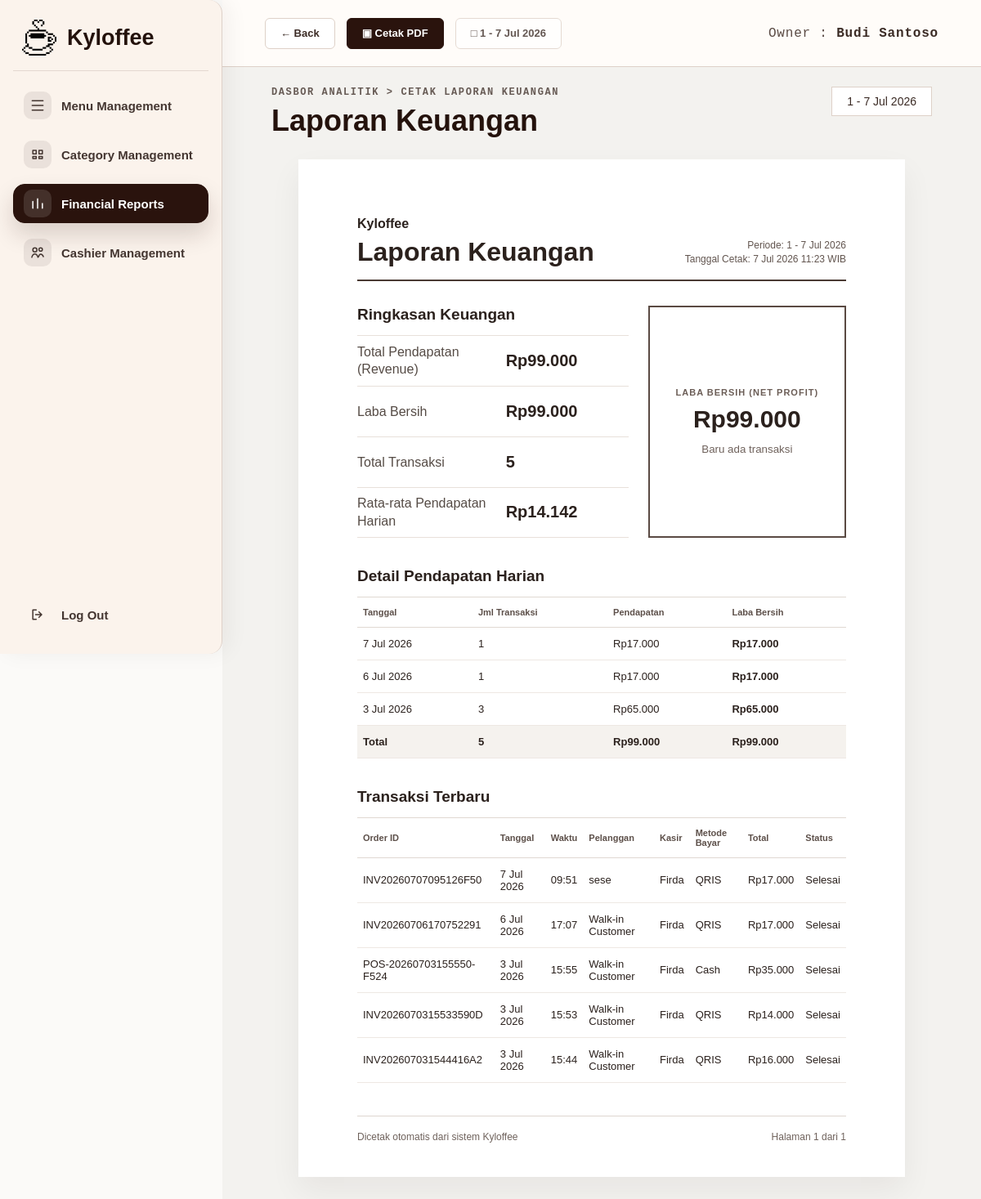
The page /owner/reports/print (signed in) on the database its author committed.
### tables this page shows
CREATE TABLE users (
                id INTEGER PRIMARY KEY AUTOINCREMENT,
                full_name TEXT NOT NULL,
                email TEXT UNIQUE NOT NULL,
                password_hash TEXT NOT NULL,
                role TEXT NOT NULL,
                created_at TIMESTAMP DEFAULT CURRENT_TIMESTAMP
            , staff_phone TEXT, staff_position TEXT DEFAULT 'Staff', joined_date TEXT, staff_status TEXT DEFAULT 'Aktif', is_active INTEGER NOT NULL DEFAULT 1, owner_id INTEGER);

CREATE TABLE pos_transactions (
                id INTEGER PRIMARY KEY AUTOINCREMENT,
                order_code TEXT NOT NULL UNIQUE,
                transaction_date TEXT NOT NULL,
                transaction_time TEXT NOT NULL,
                customer_name TEXT DEFAULT 'Walk-in Customer',
                payment_method TEXT DEFAULT 'Tunai',
                subtotal_amount INTEGER NOT NULL DEFAULT 0,
                discount_amount INTEGER NOT NULL DEFAULT 0,
                tax_amount INTEGER NOT NULL DEFAULT 0,
                operational_cost INTEGER NOT NULL DEFAULT 0,
                total_amount INTEGER NOT NULL DEFAULT 0,
                item_count INTEGER NOT NULL DEFAULT 0,
                status TEXT NOT NULL DEFAULT 'Selesai',
                staff_id INTEGER,
                created_at TIMESTAMP DEFAULT CURRENT_TIMESTAMP
            , owner_id INTEGER);

### app.py (the view)
@app.route("/owner/reports/print")
@owner_required
def owner_reports_print():
    return render_template(
        "owner_financial_report_print.html",
        owner_name=get_owner_name(),
        active_page="reports",
        report=build_financial_report(request.args),
    )

### app.py (called while the page is built, shortened)
def get_db():
    global REMOTE_DB_FAILED
    if "db" not in g:
        should_try_mysql = DB_USE_MYSQL and not (REMOTE_DB_FAILED and DB_FALLBACK_SQLITE)
        sqlite_conn = sqlite3.connect(DATABASE)
        sqlite_conn.row_factory = sqlite3.Row
        g.db = DatabaseConnection(sqlite_conn, is_mysql=False)
    return g.db

def execute_script_commit(script):
    db = get_db()
    try:
        db.executescript(script)
        db.commit()
        app.logger.debug("DB script commit successful.")
    except Exception:
        db.rollback()
        app.logger.exception("DB schema change failed and rollback executed.")
        raise

def fetch_all_dict(cursor):
    rows = cursor.fetchall()
    if not rows:
        return []
    if isinstance(rows[0], dict):
        return rows
    columns = [col[0] for col in cursor.description]
    return [dict(zip(columns, row)) for row in rows]

def row_to_dict(row):
    if row is None:
        return {}
    if isinstance(row, dict):
        return row
    return dict(row)

def normalize_role_value(role):
    role_key = str(role or "").strip().lower()
    if role_key in CASHIER_ROLE_ALIASES:
        return CASHIER_ROLE
    return role_key

def ensure_pos_transactions_columns():
    db = get_db()
    if db.is_mysql:
        cursor = db.execute("SHOW COLUMNS FROM pos_transactions")
        columns = {row[0] for row in cursor.fetchall()}
        if "owner_id" not in columns:
            execute_commit("ALTER TABLE pos_transactions ADD COLUMN owner_id BIGINT NULL")
    else:
        cursor = db.execute("PRAGMA table_info(pos_transactions)")
        columns = {row[1] for row in cursor.fetchall()}
        if "owner_id" not in columns:
            execute_commit("ALTER TABLE pos_transactions ADD COLUMN owner_id INTEGER")

def get_owner_name():
    return (
        session.get("full_name")
        or session.get("name")
        or session.get("username")
        or "Owner"
    )

def format_report_datetime(value):
    return f"{format_short_date(value.date())} {value:%H:%M} WIB"

def format_currency(amount):
    return f"Rp{int(amount or 0):,}".replace(",", ".")

def format_short_date(value):
    month_names = ["Jan", "Feb", "Mar", "Apr", "Mei", "Jun", "Jul", "Agu", "Sep", "Okt", "Nov", "Des"]
    return f"{value.day} {month_names[value.month - 1]} {value.year}"

def parse_report_date(value):
    if not value:
        return None
    try:
        return datetime.strptime(value, "%Y-%m-%d").date()
    except ValueError:
        return None

### templates/owner_financial_report_print.html (shortened to what this page needs)
<!DOCTYPE html>
<html lang="id">
<head>
    <link rel="stylesheet" href="{{ url_for('static', filename='css/owner_shell.css') }}">
    <link rel="stylesheet" href="{{ url_for('static', filename='css/owner_menu.css') }}">
</head>
<body>
    <div class="owner-page owner-page--report-print">
        {% include 'partials/owner_sidebar.html' %}
        <main class="owner-main">
            <header class="owner-topbar owner-topbar--spread no-print">
                <div class="topbar-actions">
                    <a
                        href="{{ url_for('owner_reports', date_from=report.date_from, date_to=report.date_to) }}"
                        class="topbar-button topbar-button--light"
                    >
                        &larr; Back
                    </a>
                    <button type="button" onclick="window.print()" class="topbar-button topbar-button--dark">&#9635; Cetak PDF</button>
                    <button type="button" class="topbar-button topbar-button--light" disabled>&#9633; {{ report.calendar_label }}</button>
                </div>
                <div class="owner-identity">Owner : <strong>{{ owner_name }}</strong></div>
            </header>
            <section class="owner-content report-content">
                <div class="report-heading-row no-print">
                    <div>
                        <p class="breadcrumb">DASBOR ANALITIK &gt; CETAK LAPORAN KEUANGAN</p>
                        <h1>Laporan Keuangan</h1>
                    </div>
                    <span class="period-pill">{{ report.period }}</span>
                </div>
                <article class="financial-sheet">
                    <header class="financial-sheet__header">
                        <div>
                            <strong>Kyloffee</strong>
                            <h2>Laporan Keuangan</h2>
                        </div>
                        <div class="financial-sheet__meta">
                            <span>Periode: {{ report.period }}</span>
                            <span>Tanggal Cetak: {{ report.printed_at }}</span>
                        </div>
                    </header>
                    <section class="financial-summary">
                        <div class="summary-list">
                            <h3>Ringkasan Keuangan</h3>
                            {% for item in report.print_summary %}
                                <div class="summary-row summary-row--{{ item.tone }}">
                                    <span>{{ item.label }}</span>
                                    <strong>{{ item.value }}</strong>
                                </div>
                            {% endfor %}
                        </div>
                        <aside class="net-profit-box">
                            <span>LABA BERSIH (NET PROFIT)</span>
                            <strong>{{ report.net_profit }}</strong>
                            <small>{{ report.net_profit_trend }}</small>
                        </aside>
                    </section>
                    <section class="sheet-section">
                        <h3>Detail Pendapatan Harian</h3>
                        <div class="sheet-table-wrap">
                            <table class="sheet-table">
                                <thead>
                                    <tr>
                                        <th>Tanggal</th>
                                        <th>Jml Transaksi</th>
                                        <th>Pendapatan</th>
                                        <th>Laba Bersih</th>
                                    </tr>
                                </thead>
                                <tbody>
                                    {% if report.daily_details %}
                                        {% for item in report.daily_details %}
                                            <tr>
                                                <td>{{ item.date }}</td>
                                                <td>{{ item.transactions }}</td>
                                                <td>{{ item.income }}</td>
                                                <td><strong>{{ item.profit }}</strong></td>
                                            </tr>
                                        {% endfor %}
                                        <tr class="sheet-total-row">
                                            <td>Total</td>
                                            <td>{{ report.daily_totals.transactions }}</td>
                                            <td>{{ report.daily_totals.income }}</td>
                                            <td>{{ report.daily_totals.profit }}</td>
                                        </tr>
                                    {% else %}
                                        <tr>
                                            <td colspan="4" class="sheet-empty">Belum ada pendapatan harian.</td>
                                        </tr>
                                    {% endif %}
                                </tbody>
                            </table>
                        </div>
                    </section>
                    <section class="sheet-section">
                        <h3>Transaksi Terbaru</h3>
                        <div class="sheet-table-wrap">
                            <table class="sheet-table">
                                <thead>
                                    <tr>
                                        <th>Order ID</th>
                                        <th>Tanggal</th>
                                        <th>Waktu</th>
                                        <th>Pelanggan</th>
                                        <th>Kasir</th>
                                        <th>Metode Bayar</th>
                                        <th>Total</th>
                                        <th>Status</th>
                                    </tr>
                                </thead>
                                <tbody>
                                    {% if report.print_transactions %}
                                        {% for trx in report.print_transactions %}
                                            <tr>
                                                <td>{{ trx.id }}</td>
                                                <td>{{ trx.date }}</td>
                                                <td>{{ trx.time }}</td>
                                                <td>{{ trx.customer }}</td>
                                                <td>{{ trx.staff }}</td>
                                                <td>{{ trx.method }}</td>
                                                <td>{{ trx.total }}</td>
                                                <td>{{ trx.status }}</td>
                                            </tr>
                                        {% endfor %}
                                    {% else %}
                                        <tr>
                                            <td colspan="8" class="sheet-empty">Belum ada transaksi.</td>
                                        </tr>
                                    {% endif %}
                                </tbody>
                            </table>
                        </div>
                    </section>
                    <footer class="financial-sheet__footer">
                        <span>Dicetak otomatis dari sistem Kyloffee</span>
                        <span>Halaman 1 dari 1</span>
                    </footer>
                </article>
            </section>
        </main>
    </div>
</body>
</html>

### static/css/owner_shell.css (style rules this page uses)
:root { --kyloffee-brown: #2a130d; --kyloffee-brown-2: #3a2118; --kyloffee-cream: #fbf3ec; --kyloffee-soft: #faf8f5; --kyloffee-line: #ded1c8; --kyloffee-muted: #6f625c; --kyloffee-text: #24120c; --kyloffee-white: #ffffff; --kyloffee-danger: #b83a2f; --kyloffee-success: #2f7d4f; --sidebar-expanded-width: 272px; --sidebar-collapsed-width: 88px; --sidebar-width: var(--sidebar-expanded-width); --topbar-height: 82px; }
* { box-sizing: border-box; }
html, body { min-height: 100%; }
body { margin: 0; background: #fbfaf8; color: var(--kyloffee-text); font-family: Arial, Helvetica, sans-serif; overflow-x: hidden; }
a { color: inherit; }
.owner-page { --current-sidebar-width: var(--sidebar-expanded-width); min-height: 100vh; display: flex; align-items: stretch; overflow-x: hidden; }
.owner-main { flex: 1 1 auto; width: auto; min-width: 0; min-height: 100vh; }
.owner-topbar { height: var(--topbar-height); display: flex; align-items: center; justify-content: flex-end; padding: 0 52px; background: rgba(255, 252, 249, 0.94); border-bottom: 1px solid var(--kyloffee-line); }
.owner-topbar--spread { justify-content: space-between; gap: 20px; }
.topbar-actions { display: flex; align-items: center; gap: 14px; }
.topbar-button { min-height: 38px; display: inline-flex; align-items: center; justify-content: center; gap: 9px; border-radius: 6px; border: 1px solid #ded1c8; padding: 0 18px; font: inherit; font-size: 13px; font-weight: 800; text-decoration: none; cursor: pointer; }
.topbar-button--dark { border-color: var(--kyloffee-brown); background: var(--kyloffee-brown); color: #fff; }
.topbar-button--light { background: #fff; color: #3b2b25; }
.topbar-button:disabled { cursor: not-allowed; opacity: 0.78; }
.owner-identity { font-family: "Courier New", monospace; font-size: 16px; letter-spacing: 0.8px; color: #5b4b45; white-space: nowrap; }
.owner-identity strong { color: #3b2b25; font-weight: 700; }
.owner-content { padding: 24px clamp(28px, 5vw, 72px) 64px; }
.breadcrumb { margin: 0 0 9px; font-family: "Courier New", monospace; font-size: 12px; font-weight: 700; letter-spacing: 1.6px; color: #665a54; }

### rows shown on the page
users: full_name "Budi Santoso"
pos_transactions: id "INV20260707095126F50", date "7 Jul 2026", time "09:51", customer "sese", staff "Firda", method "QRIS", total "Rp17.000", status "Selesai"
pos_transactions: id "INV20260706170752291", date "6 Jul 2026", time "17:07", customer "Walk-in Customer", staff "Firda", method "QRIS", total "Rp17.000", status "Selesai"
pos_transactions: id "POS-20260703155550-F524", date "3 Jul 2026", time "15:55", customer "Walk-in Customer", staff "Firda", method "Cash", total "Rp35.000", status "Selesai"
pos_transactions: id "INV2026070315533590D", date "3 Jul 2026", time "15:53", customer "Walk-in Customer", staff "Firda", method "QRIS", total "Rp14.000", status "Selesai"
pos_transactions: id "INV202607031544416A2", date "3 Jul 2026", time "15:44", customer "Walk-in Customer", staff "Firda", method "QRIS", total "Rp16.000", status "Selesai"

### other values the page prints
{{ report.calendar_label }} "1 - 7 Jul 2026"
{{ report.period }} "1 - 7 Jul 2026"
{{ report.printed_at }} "7 Jul 2026 11:23 WIB"
{{ item.label }} "Total Pendapatan (Revenue)" "Laba Bersih" "Total Transaksi" "Rata-rata Pendapatan Harian"
{{ item.value }} "Rp99.000" "Rp99.000" "5" "Rp14.142"
{{ report.net_profit }} "Rp99.000"
{{ report.net_profit_trend }} "Baru ada transaksi"
{{ item.date }} "7 Jul 2026" "6 Jul 2026" "3 Jul 2026"
{{ item.transactions }} "1" "1" "3"
{{ item.income }} "Rp17.000" "Rp17.000" "Rp65.000"
{{ item.profit }} "Rp17.000" "Rp17.000" "Rp65.000"
{{ report.daily_totals.transactions }} "5"
{{ report.daily_totals.income }} "Rp99.000"
{{ report.daily_totals.profit }} "Rp99.000"
